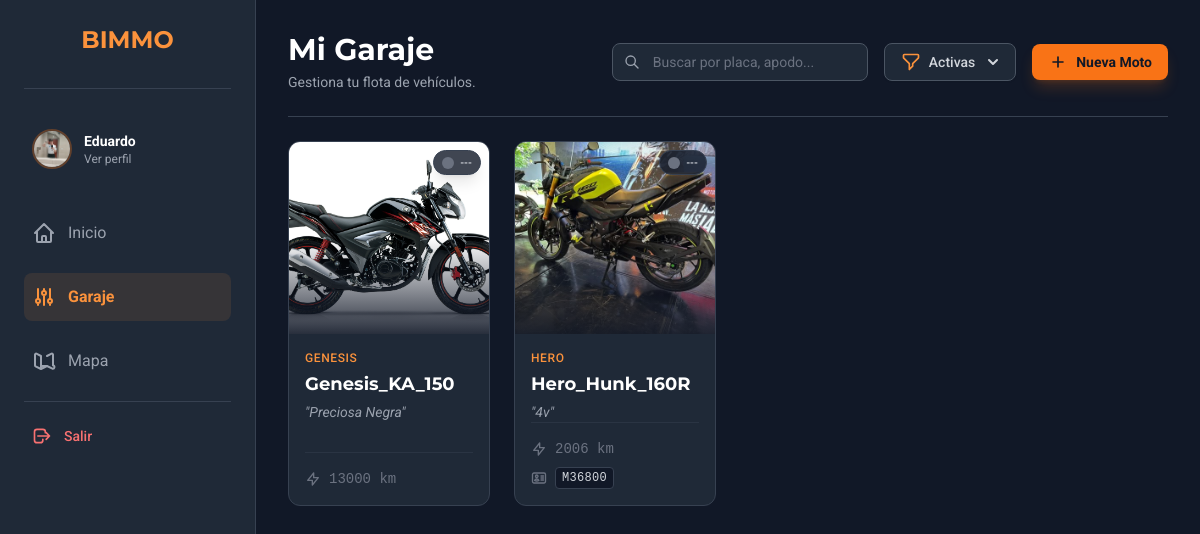
Before: /garage/ (signed in) with the older database file.
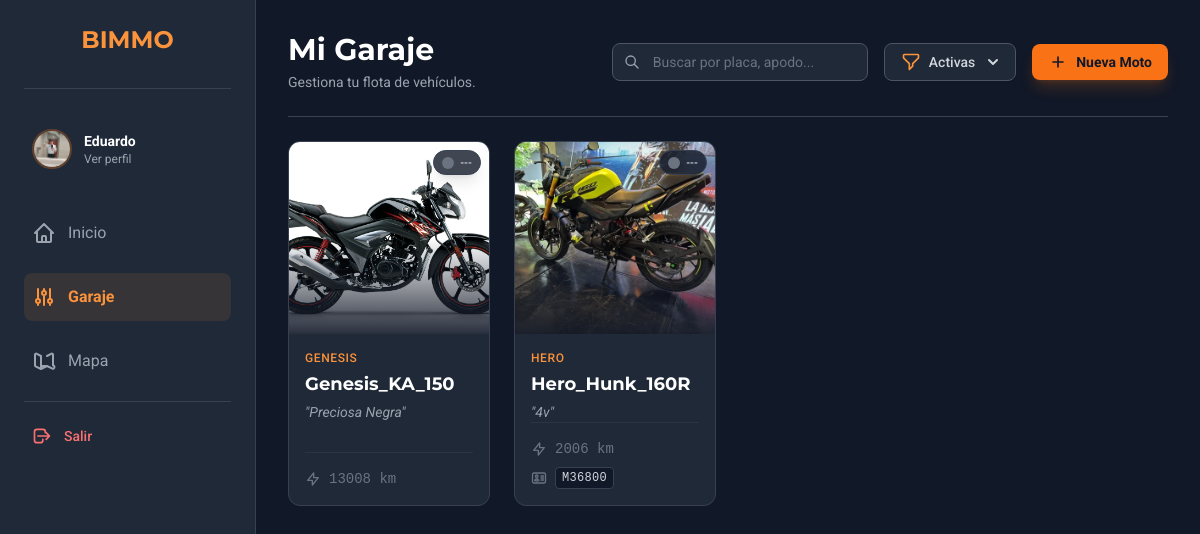
After: the same page with the newer database file.
### app/models.py (models this page shows, shortened)
class Motorcycle(models.Model):
    owner = models.ForeignKey(User, on_delete=models.CASCADE, related_name='motorcycles')
    nickname = models.CharField(max_length=100, help_text="Apodo de tu moto (ej. La Furia)")
    make = models.CharField(max_length=100, verbose_name="Marca")
    model = models.CharField(max_length=100, verbose_name="Modelo")
    year = models.IntegerField(verbose_name="Año")
    plate_number = models.CharField(max_length=20, blank=True, null=True, verbose_name="Placa/Matrícula")
    mileage = models.IntegerField(default=0, verbose_name="Kilometraje Actual")
    photo = models.ImageField(upload_to='moto_photos/', default='default_motorcycle_photo.jpg', blank=True)
    is_active = models.BooleanField(default=True, help_text="Desmarcar si vendiste o diste de baja la moto")
    created_at = models.DateTimeField(auto_now_add=True)

### app/views.py (the view)
# urls.py: path('garage/', views.garage, name='garage'),
def garage(request):
    if 'user_id' not in request.session: return redirect('login')
    user = User.objects.get(id=request.session['user_id'])
    current_filter = request.GET.get('filter', 'active')
    motorcycles_qs = Motorcycle.objects.filter(owner=user).order_by('-is_active', '-id')
    motorcycles_data = []
    for moto in motorcycles_qs:
        motorcycles_data.append({
            'obj': moto,
            'health_color': get_moto_health_color(moto) if moto.is_active else 'gray'
        })
    context = {
        'motorcycles_data': motorcycles_data,
        'current_filter': current_filter
    }
    return render(request, 'garage.html', context)

### app/context_processors.py (called while the page is built)
def user_profile_global(request):
    context = {}
    if 'user_id' in request.session:
        try:
            user = User.objects.get(id=request.session['user_id'])
            context['user_global'] = user
            try:
                context['profile_global'] = Profile.objects.get(user=user)
            except Profile.DoesNotExist:
                context['profile_global'] = None
        except User.DoesNotExist:
            pass
    return context

### app/templates/garage.html (shortened to what the changed rows need)
{% extends "base.html" %}
{% block content %}
<div class="p-4 mx-auto max-w-7xl sm:p-6 lg:p-8">
    <div class="flex flex-col gap-6 pb-6 mb-6 border-b border-gray-700 md:flex-row md:items-center md:justify-between">
        <div>
            <h2 class="text-3xl font-bold text-white">Mi Garaje</h2>
        </div>
    </div>
    {% if motorcycles_data %}
    <div id="moto-grid" class="grid grid-cols-1 gap-6 sm:grid-cols-2 md:grid-cols-3 lg:grid-cols-4 xl:grid-cols-5 transition-all duration-500">
        {% for item in motorcycles_data %}
        {% with motorcycle=item.obj %}
        <a href="{% url 'motodetails' moto_id=motorcycle.id %}"
           class="moto-card group relative block h-full no-underline transition-all duration-300 transform scale-100 opacity-100"
           data-search="{{ motorcycle.nickname|lower }} {{ motorcycle.model|lower }} {{ motorcycle.plate_number|lower }} {{ motorcycle.make|lower }}"
           data-status="{% if motorcycle.is_active %}active{% else %}inactive{% endif %}">
            <div class="flex flex-col h-full overflow-hidden bg-gray-800 border border-gray-700 rounded-xl
                 hover:border-orange-500/50 hover:shadow-xl hover:-translate-y-1 transition-all">
                <div class="relative h-48 overflow-hidden bg-gray-900">
                    {% if motorcycle.photo %}
                        <img src="{{ motorcycle.photo.url }}"
                             alt="{{ motorcycle.model }}"
                             class="object-cover w-full h-full transition-transform duration-500 group-hover:scale-110">
                    {% else %}
                        <img src="https://placehold.co/400x300/1f2937/4b5563?text=Moto"
                             class="object-cover w-full h-full opacity-50">
                    {% endif %}
                    {% if motorcycle.is_active %}
                    <div class="absolute top-2 right-2 flex items-center gap-1.5 px-2 py-1 bg-gray-900/80 backdrop-blur-md rounded-full border border-gray-700 shadow-lg z-10">
                        <span class="relative flex h-3 w-3">
                          {% if item.health_color == 'red' %}
                             <span class="animate-ping absolute inline-flex h-full w-full rounded-full bg-red-400 opacity-75"></span>
                             <span class="relative inline-flex rounded-full h-3 w-3 bg-red-500"></span>
                          {% elif item.health_color == 'yellow' %}
                             <span class="relative inline-flex rounded-full h-3 w-3 bg-yellow-500"></span>
                          {% elif item.health_color == 'green' %}
                             <span class="relative inline-flex rounded-full h-3 w-3 bg-green-500"></span>
                          {% else %}
                             <span class="relative inline-flex rounded-full h-3 w-3 bg-gray-500"></span>
                          {% endif %}
                        </span>
                        <span class="text-[10px] font-bold text-gray-300 uppercase">
                            {% if item.health_color == 'red' %}CRÍTICO
                            {% elif item.health_color == 'yellow' %}ATENCIÓN
                            {% elif item.health_color == 'green' %}OPTIMO
                            {% else %}---{% endif %}
                        </span>
                    </div>
                    {% else %}
                    <div class="absolute top-0 right-0 px-2 py-1 m-2 text-xs font-bold rounded-md backdrop-blur-md border shadow-sm bg-gray-800/80 text-gray-300 border-gray-600">
                        Inactiva
                    </div>
                    {% endif %}
                </div>
                <div class="flex flex-col flex-1 p-4 relative">
                    <div class="flex items-start justify-between">
                        <div class="min-w-0">
                            <p class="text-xs font-medium tracking-wider text-orange-400 uppercase truncate">{{ motorcycle.make }}</p>
                            <h4 class="mt-1 text-lg font-bold text-white truncate group-hover:text-orange-100">{{ motorcycle.model }}</h4>
                        </div>
                    </div>
                    {% if motorcycle.nickname %}
                        <p class="mt-1 text-sm text-gray-400 italic truncate">"{{ motorcycle.nickname }}"</p>
                    {% else %}
                        <p class="mt-1 text-sm text-gray-400">{{ motorcycle.year }}</p>
                    {% endif %}
                    <div class="mt-auto pt-4 border-t border-gray-700/50 space-y-2">
                        <div class="flex items-center gap-2 text-sm text-gray-500">
                            <svg class="w-4 h-4 flex-shrink-0" fill="none" stroke="currentColor" viewBox="0 0 24 24"><path stroke-linecap="round" stroke-linejoin="round" stroke-width="2" d="M13 10V3L4 14h7v7l9-11h-7z"></path></svg>
                            <span class="font-mono">{{ motorcycle.mileage }} km</span>
                        </div>
                    </div>
                </div>
            </div>
        </a>
        {% endwith %}
        {% endfor %}
    </div>
    {% endif %}
</div>
{% endblock %}

Changed rows visible on the page:
changed Motorcycle "Genesis_KA_150": obj.mileage "13000" → "13008"
